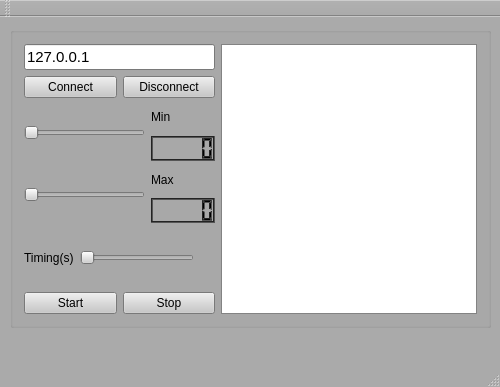
<?xml version="1.0" encoding="UTF-8"?>
<ui version="4.0">
 <class>MainWindow</class>
 <widget class="QMainWindow" name="MainWindow">
  <property name="geometry">
   <rect>
    <x>0</x>
    <y>0</y>
    <width>500</width>
    <height>387</height>
   </rect>
  </property>
  <property name="palette">
   <palette>
    <active>
     <colorrole role="WindowText">
      <brush brushstyle="SolidPattern">
       <color alpha="255">
        <red>0</red>
        <green>0</green>
        <blue>0</blue>
       </color>
      </brush>
     </colorrole>
     <colorrole role="Button">
      <brush brushstyle="SolidPattern">
       <color alpha="255">
        <red>200</red>
        <green>200</green>
        <blue>200</blue>
       </color>
      </brush>
     </colorrole>
     <colorrole role="Light">
      <brush brushstyle="SolidPattern">
       <color alpha="255">
        <red>255</red>
        <green>255</green>
        <blue>255</blue>
       </color>
      </brush>
     </colorrole>
     <colorrole role="Midlight">
      <brush brushstyle="SolidPattern">
       <color alpha="255">
        <red>212</red>
        <green>212</green>
        <blue>212</blue>
       </color>
      </brush>
     </colorrole>
     <colorrole role="Dark">
      <brush brushstyle="SolidPattern">
       <color alpha="255">
        <red>85</red>
        <green>85</green>
        <blue>85</blue>
       </color>
      </brush>
     </colorrole>
     <colorrole role="Mid">
      <brush brushstyle="SolidPattern">
       <color alpha="255">
        <red>113</red>
        <green>113</green>
        <blue>113</blue>
       </color>
      </brush>
     </colorrole>
     <colorrole role="Text">
      <brush brushstyle="SolidPattern">
       <color alpha="255">
        <red>0</red>
        <green>0</green>
        <blue>0</blue>
       </color>
      </brush>
     </colorrole>
     <colorrole role="BrightText">
      <brush brushstyle="SolidPattern">
       <color alpha="255">
        <red>255</red>
        <green>255</green>
        <blue>255</blue>
       </color>
      </brush>
     </colorrole>
     <colorrole role="ButtonText">
      <brush brushstyle="SolidPattern">
       <color alpha="255">
        <red>0</red>
        <green>0</green>
        <blue>0</blue>
       </color>
      </brush>
     </colorrole>
     <colorrole role="Base">
      <brush brushstyle="SolidPattern">
       <color alpha="255">
        <red>255</red>
        <green>255</green>
        <blue>255</blue>
       </color>
      </brush>
     </colorrole>
     <colorrole role="Window">
      <brush brushstyle="SolidPattern">
       <color alpha="255">
        <red>170</red>
        <green>170</green>
        <blue>170</blue>
       </color>
      </brush>
     </colorrole>
     <colorrole role="Shadow">
      <brush brushstyle="SolidPattern">
       <color alpha="255">
        <red>0</red>
        <green>0</green>
        <blue>0</blue>
       </color>
      </brush>
     </colorrole>
     <colorrole role="AlternateBase">
      <brush brushstyle="SolidPattern">
       <color alpha="255">
        <red>212</red>
        <green>212</green>
        <blue>212</blue>
       </color>
      </brush>
     </colorrole>
     <colorrole role="ToolTipBase">
      <brush brushstyle="SolidPattern">
       <color alpha="255">
        <red>255</red>
        <green>255</green>
        <blue>220</blue>
       </color>
      </brush>
     </colorrole>
     <colorrole role="ToolTipText">
      <brush brushstyle="SolidPattern">
       <color alpha="255">
        <red>0</red>
        <green>0</green>
        <blue>0</blue>
       </color>
      </brush>
     </colorrole>
     <colorrole role="PlaceholderText">
      <brush brushstyle="SolidPattern">
       <color alpha="127">
        <red>0</red>
        <green>0</green>
        <blue>0</blue>
       </color>
      </brush>
     </colorrole>
    </active>
    <inactive>
     <colorrole role="WindowText">
      <brush brushstyle="SolidPattern">
       <color alpha="255">
        <red>0</red>
        <green>0</green>
        <blue>0</blue>
       </color>
      </brush>
     </colorrole>
     <colorrole role="Button">
      <brush brushstyle="SolidPattern">
       <color alpha="255">
        <red>200</red>
        <green>200</green>
        <blue>200</blue>
       </color>
      </brush>
     </colorrole>
     <colorrole role="Light">
      <brush brushstyle="SolidPattern">
       <color alpha="255">
        <red>255</red>
        <green>255</green>
        <blue>255</blue>
       </color>
      </brush>
     </colorrole>
     <colorrole role="Midlight">
      <brush brushstyle="SolidPattern">
       <color alpha="255">
        <red>212</red>
        <green>212</green>
        <blue>212</blue>
       </color>
      </brush>
     </colorrole>
     <colorrole role="Dark">
      <brush brushstyle="SolidPattern">
       <color alpha="255">
        <red>85</red>
        <green>85</green>
        <blue>85</blue>
       </color>
      </brush>
     </colorrole>
     <colorrole role="Mid">
      <brush brushstyle="SolidPattern">
       <color alpha="255">
        <red>113</red>
        <green>113</green>
        <blue>113</blue>
       </color>
      </brush>
     </colorrole>
     <colorrole role="Text">
      <brush brushstyle="SolidPattern">
       <color alpha="255">
        <red>0</red>
        <green>0</green>
        <blue>0</blue>
       </color>
      </brush>
     </colorrole>
     <colorrole role="BrightText">
      <brush brushstyle="SolidPattern">
       <color alpha="255">
        <red>255</red>
        <green>255</green>
        <blue>255</blue>
       </color>
      </brush>
     </colorrole>
     <colorrole role="ButtonText">
      <brush brushstyle="SolidPattern">
       <color alpha="255">
        <red>0</red>
        <green>0</green>
        <blue>0</blue>
       </color>
      </brush>
     </colorrole>
     <colorrole role="Base">
      <brush brushstyle="SolidPattern">
       <color alpha="255">
        <red>255</red>
        <green>255</green>
        <blue>255</blue>
       </color>
      </brush>
     </colorrole>
     <colorrole role="Window">
      <brush brushstyle="SolidPattern">
       <color alpha="255">
        <red>170</red>
        <green>170</green>
        <blue>170</blue>
       </color>
      </brush>
     </colorrole>
     <colorrole role="Shadow">
      <brush brushstyle="SolidPattern">
       <color alpha="255">
        <red>0</red>
        <green>0</green>
        <blue>0</blue>
       </color>
      </brush>
     </colorrole>
     <colorrole role="AlternateBase">
      <brush brushstyle="SolidPattern">
       <color alpha="255">
        <red>212</red>
        <green>212</green>
        <blue>212</blue>
       </color>
      </brush>
     </colorrole>
     <colorrole role="ToolTipBase">
      <brush brushstyle="SolidPattern">
       <color alpha="255">
        <red>255</red>
        <green>255</green>
        <blue>220</blue>
       </color>
      </brush>
     </colorrole>
     <colorrole role="ToolTipText">
      <brush brushstyle="SolidPattern">
       <color alpha="255">
        <red>0</red>
        <green>0</green>
        <blue>0</blue>
       </color>
      </brush>
     </colorrole>
     <colorrole role="PlaceholderText">
      <brush brushstyle="SolidPattern">
       <color alpha="127">
        <red>0</red>
        <green>0</green>
        <blue>0</blue>
       </color>
      </brush>
     </colorrole>
    </inactive>
    <disabled>
     <colorrole role="WindowText">
      <brush brushstyle="SolidPattern">
       <color alpha="255">
        <red>85</red>
        <green>85</green>
        <blue>85</blue>
       </color>
      </brush>
     </colorrole>
     <colorrole role="Button">
      <brush brushstyle="SolidPattern">
       <color alpha="255">
        <red>200</red>
        <green>200</green>
        <blue>200</blue>
       </color>
      </brush>
     </colorrole>
     <colorrole role="Light">
      <brush brushstyle="SolidPattern">
       <color alpha="255">
        <red>255</red>
        <green>255</green>
        <blue>255</blue>
       </color>
      </brush>
     </colorrole>
     <colorrole role="Midlight">
      <brush brushstyle="SolidPattern">
       <color alpha="255">
        <red>212</red>
        <green>212</green>
        <blue>212</blue>
       </color>
      </brush>
     </colorrole>
     <colorrole role="Dark">
      <brush brushstyle="SolidPattern">
       <color alpha="255">
        <red>85</red>
        <green>85</green>
        <blue>85</blue>
       </color>
      </brush>
     </colorrole>
     <colorrole role="Mid">
      <brush brushstyle="SolidPattern">
       <color alpha="255">
        <red>113</red>
        <green>113</green>
        <blue>113</blue>
       </color>
      </brush>
     </colorrole>
     <colorrole role="Text">
      <brush brushstyle="SolidPattern">
       <color alpha="255">
        <red>85</red>
        <green>85</green>
        <blue>85</blue>
       </color>
      </brush>
     </colorrole>
     <colorrole role="BrightText">
      <brush brushstyle="SolidPattern">
       <color alpha="255">
        <red>255</red>
        <green>255</green>
        <blue>255</blue>
       </color>
      </brush>
     </colorrole>
     <colorrole role="ButtonText">
      <brush brushstyle="SolidPattern">
       <color alpha="255">
        <red>85</red>
        <green>85</green>
        <blue>85</blue>
       </color>
      </brush>
     </colorrole>
     <colorrole role="Base">
      <brush brushstyle="SolidPattern">
       <color alpha="255">
        <red>170</red>
        <green>170</green>
        <blue>170</blue>
       </color>
      </brush>
     </colorrole>
     <colorrole role="Window">
      <brush brushstyle="SolidPattern">
       <color alpha="255">
        <red>170</red>
        <green>170</green>
        <blue>170</blue>
       </color>
      </brush>
     </colorrole>
     <colorrole role="Shadow">
      <brush brushstyle="SolidPattern">
       <color alpha="255">
        <red>0</red>
        <green>0</green>
        <blue>0</blue>
       </color>
      </brush>
     </colorrole>
     <colorrole role="AlternateBase">
      <brush brushstyle="SolidPattern">
       <color alpha="255">
        <red>170</red>
        <green>170</green>
        <blue>170</blue>
       </color>
      </brush>
     </colorrole>
     <colorrole role="ToolTipBase">
      <brush brushstyle="SolidPattern">
       <color alpha="255">
        <red>255</red>
        <green>255</green>
        <blue>220</blue>
       </color>
      </brush>
     </colorrole>
     <colorrole role="ToolTipText">
      <brush brushstyle="SolidPattern">
       <color alpha="255">
        <red>0</red>
        <green>0</green>
        <blue>0</blue>
       </color>
      </brush>
     </colorrole>
     <colorrole role="PlaceholderText">
      <brush brushstyle="SolidPattern">
       <color alpha="127">
        <red>85</red>
        <green>85</green>
        <blue>85</blue>
       </color>
      </brush>
     </colorrole>
    </disabled>
   </palette>
  </property>
  <property name="windowTitle">
   <string>MainWindow</string>
  </property>
  <widget class="QWidget" name="centralWidget">
   <widget class="QGroupBox" name="groupBox">
    <property name="geometry">
     <rect>
      <x>10</x>
      <y>10</y>
      <width>481</width>
      <height>301</height>
     </rect>
    </property>
    <property name="minimumSize">
     <size>
      <width>481</width>
      <height>0</height>
     </size>
    </property>
    <layout class="QHBoxLayout" name="horizontalLayout_6">
     <item>
      <layout class="QVBoxLayout" name="verticalLayout_3">
       <item>
        <widget class="QLineEdit" name="lineEdit_ip">
         <property name="font">
          <font>
           <pointsize>11</pointsize>
          </font>
         </property>
         <property name="text">
          <string>127.0.0.1</string>
         </property>
        </widget>
       </item>
       <item>
        <layout class="QHBoxLayout" name="horizontalLayout">
         <item>
          <widget class="QPushButton" name="pushButton_Connect">
           <property name="text">
            <string>Connect</string>
           </property>
          </widget>
         </item>
         <item>
          <widget class="QPushButton" name="pushButton_Disconnect">
           <property name="text">
            <string>Disconnect</string>
           </property>
          </widget>
         </item>
        </layout>
       </item>
       <item>
        <layout class="QHBoxLayout" name="horizontalLayout_4">
         <item>
          <widget class="QSlider" name="horizontalSlider_min">
           <property name="orientation">
            <enum>Qt::Horizontal</enum>
           </property>
          </widget>
         </item>
         <item>
          <layout class="QVBoxLayout" name="verticalLayout_2">
           <item>
            <widget class="QLabel" name="label_min">
             <property name="text">
              <string>Min</string>
             </property>
            </widget>
           </item>
           <item>
            <widget class="QLCDNumber" name="lcdNumber_min">
             <property name="palette">
              <palette>
               <active>
                <colorrole role="Light">
                 <brush brushstyle="SolidPattern">
                  <color alpha="255">
                   <red>35</red>
                   <green>35</green>
                   <blue>35</blue>
                  </color>
                 </brush>
                </colorrole>
               </active>
               <inactive>
                <colorrole role="Light">
                 <brush brushstyle="SolidPattern">
                  <color alpha="255">
                   <red>35</red>
                   <green>35</green>
                   <blue>35</blue>
                  </color>
                 </brush>
                </colorrole>
               </inactive>
               <disabled>
                <colorrole role="Light">
                 <brush brushstyle="SolidPattern">
                  <color alpha="255">
                   <red>35</red>
                   <green>35</green>
                   <blue>35</blue>
                  </color>
                 </brush>
                </colorrole>
               </disabled>
              </palette>
             </property>
            </widget>
           </item>
          </layout>
         </item>
        </layout>
       </item>
       <item>
        <layout class="QHBoxLayout" name="horizontalLayout_5">
         <item>
          <widget class="QSlider" name="horizontalSlider_max">
           <property name="orientation">
            <enum>Qt::Horizontal</enum>
           </property>
          </widget>
         </item>
         <item>
          <layout class="QVBoxLayout" name="verticalLayout">
           <item>
            <widget class="QLabel" name="label_max">
             <property name="text">
              <string>Max</string>
             </property>
            </widget>
           </item>
           <item>
            <widget class="QLCDNumber" name="lcdNumber_max">
             <property name="palette">
              <palette>
               <active>
                <colorrole role="Light">
                 <brush brushstyle="SolidPattern">
                  <color alpha="255">
                   <red>35</red>
                   <green>35</green>
                   <blue>35</blue>
                  </color>
                 </brush>
                </colorrole>
               </active>
               <inactive>
                <colorrole role="Light">
                 <brush brushstyle="SolidPattern">
                  <color alpha="255">
                   <red>35</red>
                   <green>35</green>
                   <blue>35</blue>
                  </color>
                 </brush>
                </colorrole>
               </inactive>
               <disabled>
                <colorrole role="Light">
                 <brush brushstyle="SolidPattern">
                  <color alpha="255">
                   <red>35</red>
                   <green>35</green>
                   <blue>35</blue>
                  </color>
                 </brush>
                </colorrole>
               </disabled>
              </palette>
             </property>
            </widget>
           </item>
          </layout>
         </item>
        </layout>
       </item>
       <item>
        <layout class="QHBoxLayout" name="horizontalLayout_3">
         <item>
          <widget class="QLabel" name="label_intervalo">
           <property name="text">
            <string>Timing(s)</string>
           </property>
          </widget>
         </item>
         <item>
          <widget class="QSlider" name="horizontalSlider_intervalo">
           <property name="minimum">
            <number>1</number>
           </property>
           <property name="maximum">
            <number>100</number>
           </property>
           <property name="orientation">
            <enum>Qt::Horizontal</enum>
           </property>
          </widget>
         </item>
         <item>
          <widget class="QLabel" name="label_intervaloInt">
           <property name="minimumSize">
            <size>
             <width>15</width>
             <height>10</height>
            </size>
           </property>
           <property name="text">
            <string/>
           </property>
          </widget>
         </item>
        </layout>
       </item>
       <item>
        <layout class="QHBoxLayout" name="horizontalLayout_2">
         <item>
          <widget class="QPushButton" name="pushButton_start">
           <property name="text">
            <string>Start</string>
           </property>
          </widget>
         </item>
         <item>
          <widget class="QPushButton" name="pushButton_stop">
           <property name="text">
            <string>Stop</string>
           </property>
          </widget>
         </item>
        </layout>
       </item>
      </layout>
     </item>
     <item>
      <widget class="QTextBrowser" name="textBrowser_exibidor">
       <property name="font">
        <font>
         <pointsize>11</pointsize>
        </font>
       </property>
      </widget>
     </item>
    </layout>
   </widget>
  </widget>
  <widget class="QMenuBar" name="menuBar">
   <property name="geometry">
    <rect>
     <x>0</x>
     <y>0</y>
     <width>500</width>
     <height>26</height>
    </rect>
   </property>
  </widget>
  <widget class="QToolBar" name="mainToolBar">
   <attribute name="toolBarArea">
    <enum>TopToolBarArea</enum>
   </attribute>
   <attribute name="toolBarBreak">
    <bool>false</bool>
   </attribute>
  </widget>
  <widget class="QStatusBar" name="statusBar"/>
 </widget>
 <layoutdefault spacing="6" margin="11"/>
 <resources/>
 <connections/>
</ui>
